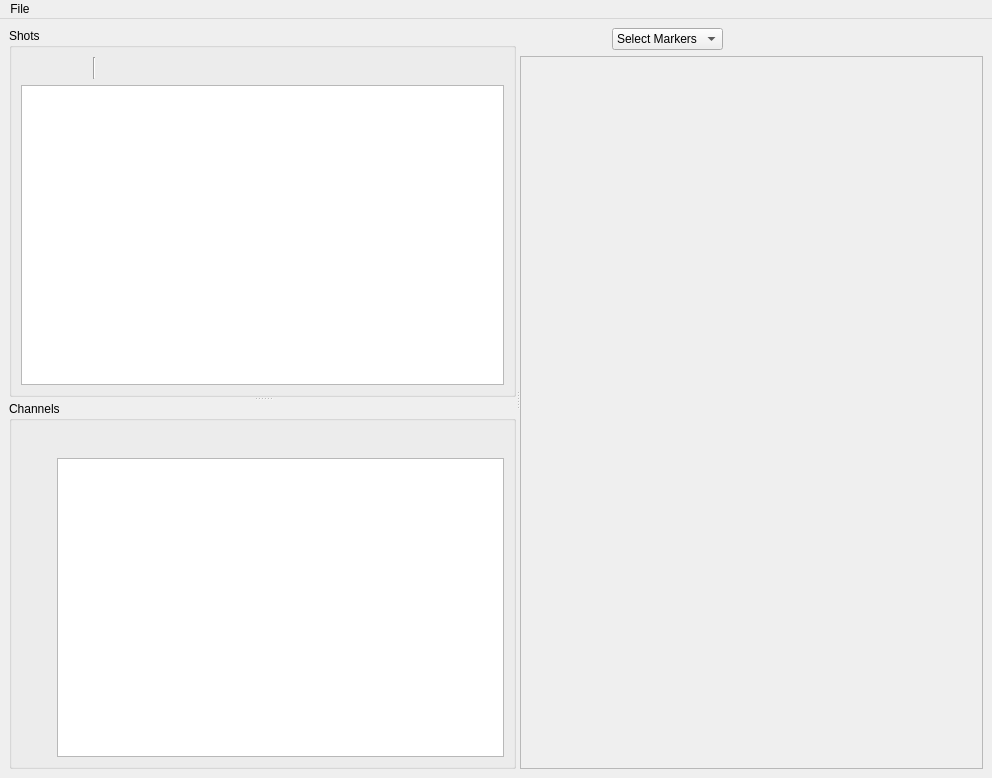
<?xml version="1.0" encoding="UTF-8"?>
<ui version="4.0">
 <class>MainWindow</class>
 <widget class="QMainWindow" name="MainWindow">
  <property name="geometry">
   <rect>
    <x>0</x>
    <y>0</y>
    <width>992</width>
    <height>778</height>
   </rect>
  </property>
  <property name="windowTitle">
   <string>runviewer - the labscript suite</string>
  </property>
  <property name="windowIcon">
   <iconset>
    <normaloff>:/qtutils/custom/runviewer.png</normaloff>:/qtutils/custom/runviewer.png</iconset>
  </property>
  <property name="styleSheet">
   <string notr="true">QPushButton {
     border: none;
     padding: 4px;
 }

QPushButton:hover {
     background-color: qlineargradient(x1: 0, y1: 0, x2: 0, y2: 1,
                                       stop: 0 #f6f7fa, stop: 1 #dadbde);
     border: 1px solid #8f8f91;
     border-radius: 3px;
 }

 QPushButton:pressed {
     background-color: qlineargradient(x1: 0, y1: 0, x2: 0, y2: 1,
                                       stop: 0 #dadbde, stop: 1 #f6f7fa);
     border: 1px solid #8f8f91;
     border-radius: 3px;
 }

QPushButton:checked {
     background-color: #dadbde;
     border: 1px solid #8f8f91;
     border-radius: 3px;
 }

QPushButton:hover:checked {
     background-color: qlineargradient(x1: 0, y1: 0, x2: 0, y2: 1,
                                       stop: 0 #dadbde, stop: 1 #f6f7fa);
     border: 1px solid #8f8f91;
     border-radius: 3px;
 }

QToolButton {
     border: none;
     padding: 2px;
 }

QToolButton:hover {
     background-color: qlineargradient(x1: 0, y1: 0, x2: 0, y2: 1,
                                       stop: 0 #f6f7fa, stop: 1 #dadbde);
     border: 1px solid #8f8f91;
     border-radius: 3px;
 }

 QToolButton:pressed {
     background-color: qlineargradient(x1: 0, y1: 0, x2: 0, y2: 1,
                                       stop: 0 #dadbde, stop: 1 #f6f7fa);
     border: 1px solid #8f8f91;
     border-radius: 3px;
 }

QToolButton:checked {
     background-color: #dadbde;
     border: 1px solid #8f8f91;
     border-radius: 3px;
 }

QToolButton:hover:checked {
     background-color: qlineargradient(x1: 0, y1: 0, x2: 0, y2: 1,
                                       stop: 0 #dadbde, stop: 1 #f6f7fa);
     border: 1px solid #8f8f91;
     border-radius: 3px;
 }</string>
  </property>
  <property name="tabShape">
   <enum>QTabWidget::Rounded</enum>
  </property>
  <widget class="QWidget" name="centralwidget">
   <layout class="QVBoxLayout" name="verticalLayout_6">
    <item>
     <widget class="QSplitter" name="splitter">
      <property name="orientation">
       <enum>Qt::Horizontal</enum>
      </property>
      <widget class="QSplitter" name="splitter_2">
       <property name="orientation">
        <enum>Qt::Vertical</enum>
       </property>
       <widget class="QGroupBox" name="groupBox">
        <property name="title">
         <string>Shots</string>
        </property>
        <layout class="QVBoxLayout" name="verticalLayout_4">
         <item>
          <layout class="QHBoxLayout" name="horizontalLayout">
           <item>
            <widget class="QPushButton" name="add_shot">
             <property name="maximumSize">
              <size>
               <width>30</width>
               <height>16777215</height>
              </size>
             </property>
             <property name="toolTip">
              <string>Add new shots</string>
             </property>
             <property name="text">
              <string/>
             </property>
            </widget>
           </item>
           <item>
            <widget class="QPushButton" name="delete_shot">
             <property name="maximumSize">
              <size>
               <width>30</width>
               <height>16777215</height>
              </size>
             </property>
             <property name="toolTip">
              <string>Delete selected shots</string>
             </property>
             <property name="text">
              <string/>
             </property>
            </widget>
           </item>
           <item>
            <widget class="Line" name="line">
             <property name="orientation">
              <enum>Qt::Vertical</enum>
             </property>
            </widget>
           </item>
           <item>
            <widget class="QPushButton" name="enable_selected_shots">
             <property name="toolTip">
              <string>Tick selected shots</string>
             </property>
             <property name="text">
              <string/>
             </property>
            </widget>
           </item>
           <item>
            <widget class="QPushButton" name="disable_selected_shots">
             <property name="toolTip">
              <string>Untick selected shots</string>
             </property>
             <property name="text">
              <string/>
             </property>
            </widget>
           </item>
           <item>
            <spacer name="horizontalSpacer">
             <property name="orientation">
              <enum>Qt::Horizontal</enum>
             </property>
             <property name="sizeHint" stdset="0">
              <size>
               <width>40</width>
               <height>20</height>
              </size>
             </property>
            </spacer>
           </item>
          </layout>
         </item>
         <item>
          <widget class="QTreeView" name="shot_treeview">
           <property name="editTriggers">
            <set>QAbstractItemView::DoubleClicked|QAbstractItemView::EditKeyPressed|QAbstractItemView::SelectedClicked</set>
           </property>
           <property name="selectionMode">
            <enum>QAbstractItemView::ExtendedSelection</enum>
           </property>
           <property name="textElideMode">
            <enum>Qt::ElideLeft</enum>
           </property>
          </widget>
         </item>
        </layout>
       </widget>
       <widget class="QGroupBox" name="groupBox_2">
        <property name="title">
         <string>Channels</string>
        </property>
        <layout class="QGridLayout" name="gridLayout">
         <item row="0" column="1">
          <layout class="QHBoxLayout" name="horizontalLayout_2">
           <item>
            <widget class="QPushButton" name="group_channel">
             <property name="toolTip">
              <string>Group selected channels</string>
             </property>
             <property name="text">
              <string/>
             </property>
            </widget>
           </item>
           <item>
            <widget class="QPushButton" name="delete_group">
             <property name="toolTip">
              <string>Delete selected group</string>
             </property>
             <property name="text">
              <string/>
             </property>
            </widget>
           </item>
           <item>
            <spacer name="horizontalSpacer_2">
             <property name="orientation">
              <enum>Qt::Horizontal</enum>
             </property>
             <property name="sizeHint" stdset="0">
              <size>
               <width>40</width>
               <height>20</height>
              </size>
             </property>
            </spacer>
           </item>
          </layout>
         </item>
         <item row="1" column="1">
          <widget class="QTreeView" name="channel_treeview">
           <property name="editTriggers">
            <set>QAbstractItemView::NoEditTriggers</set>
           </property>
           <property name="selectionMode">
            <enum>QAbstractItemView::ExtendedSelection</enum>
           </property>
           <property name="sortingEnabled">
            <bool>false</bool>
           </property>
          </widget>
         </item>
         <item row="1" column="0">
          <layout class="QVBoxLayout" name="verticalLayout">
           <item>
            <spacer name="verticalSpacer_2">
             <property name="orientation">
              <enum>Qt::Vertical</enum>
             </property>
             <property name="sizeHint" stdset="0">
              <size>
               <width>20</width>
               <height>40</height>
              </size>
             </property>
            </spacer>
           </item>
           <item>
            <widget class="QPushButton" name="channel_move_to_top">
             <property name="maximumSize">
              <size>
               <width>30</width>
               <height>16777215</height>
              </size>
             </property>
             <property name="toolTip">
              <string>Move to top</string>
             </property>
             <property name="text">
              <string/>
             </property>
            </widget>
           </item>
           <item>
            <widget class="QPushButton" name="channel_move_up">
             <property name="maximumSize">
              <size>
               <width>30</width>
               <height>16777215</height>
              </size>
             </property>
             <property name="toolTip">
              <string>Move up</string>
             </property>
             <property name="text">
              <string/>
             </property>
            </widget>
           </item>
           <item>
            <widget class="QPushButton" name="channel_move_down">
             <property name="maximumSize">
              <size>
               <width>30</width>
               <height>16777215</height>
              </size>
             </property>
             <property name="toolTip">
              <string>Move down</string>
             </property>
             <property name="text">
              <string/>
             </property>
            </widget>
           </item>
           <item>
            <widget class="QPushButton" name="channel_move_to_bottom">
             <property name="maximumSize">
              <size>
               <width>30</width>
               <height>16777215</height>
              </size>
             </property>
             <property name="toolTip">
              <string>Move to bottom</string>
             </property>
             <property name="text">
              <string/>
             </property>
            </widget>
           </item>
           <item>
            <spacer name="verticalSpacer">
             <property name="orientation">
              <enum>Qt::Vertical</enum>
             </property>
             <property name="sizeHint" stdset="0">
              <size>
               <width>20</width>
               <height>40</height>
              </size>
             </property>
            </spacer>
           </item>
          </layout>
         </item>
        </layout>
       </widget>
      </widget>
      <widget class="QWidget" name="layoutWidget">
       <layout class="QVBoxLayout" name="verticalLayout_2">
        <item>
         <layout class="QHBoxLayout" name="horizontalLayout_3">
          <item>
           <widget class="QPushButton" name="reset_x_axis">
            <property name="toolTip">
             <string>Reset time axis</string>
            </property>
            <property name="text">
             <string/>
            </property>
           </widget>
          </item>
          <item>
           <widget class="QPushButton" name="reset_y_axis">
            <property name="toolTip">
             <string>Reset Y axis</string>
            </property>
            <property name="text">
             <string/>
            </property>
           </widget>
          </item>
          <item>
           <widget class="QComboBox" name="markers_comboBox">
            <item>
             <property name="text">
              <string>Select Markers</string>
             </property>
            </item>
           </widget>
          </item>
          <item>
           <widget class="QPushButton" name="non_linear_time">
            <property name="toolTip">
             <string>Nonlinear Time</string>
            </property>
            <property name="checkable">
             <bool>true</bool>
            </property>
           </widget>
          </item>
          <item>
           <spacer name="horizontalSpacer_3">
            <property name="orientation">
             <enum>Qt::Horizontal</enum>
            </property>
            <property name="sizeHint" stdset="0">
             <size>
              <width>40</width>
              <height>20</height>
             </size>
            </property>
           </spacer>
          </item>
         </layout>
        </item>
        <item>
         <widget class="QScrollArea" name="scrollArea_2">
          <property name="verticalScrollBarPolicy">
           <enum>Qt::ScrollBarAsNeeded</enum>
          </property>
          <property name="horizontalScrollBarPolicy">
           <enum>Qt::ScrollBarAlwaysOff</enum>
          </property>
          <property name="widgetResizable">
           <bool>true</bool>
          </property>
          <widget class="QWidget" name="scrollAreaWidgetContents_6">
           <property name="geometry">
            <rect>
             <x>0</x>
             <y>0</y>
             <width>264</width>
             <height>706</height>
            </rect>
           </property>
           <layout class="QVBoxLayout" name="verticalLayout_5">
            <property name="spacing">
             <number>0</number>
            </property>
            <property name="margin">
             <number>0</number>
            </property>
            <item>
             <layout class="QVBoxLayout" name="verticalLayout_3">
              <property name="spacing">
               <number>0</number>
              </property>
              <item>
               <layout class="QVBoxLayout" name="plot_layout">
                <property name="spacing">
                 <number>0</number>
                </property>
               </layout>
              </item>
              <item>
               <spacer name="verticalSpacer_3">
                <property name="orientation">
                 <enum>Qt::Vertical</enum>
                </property>
                <property name="sizeHint" stdset="0">
                 <size>
                  <width>20</width>
                  <height>40</height>
                 </size>
                </property>
               </spacer>
              </item>
             </layout>
            </item>
           </layout>
          </widget>
         </widget>
        </item>
       </layout>
      </widget>
     </widget>
    </item>
   </layout>
  </widget>
  <widget class="QMenuBar" name="menubar">
   <property name="geometry">
    <rect>
     <x>0</x>
     <y>0</y>
     <width>992</width>
     <height>21</height>
    </rect>
   </property>
   <widget class="QMenu" name="menuFile">
    <property name="title">
     <string>File</string>
    </property>
    <addaction name="actionOpen_Shot"/>
    <addaction name="separator"/>
    <addaction name="actionLoad_channel_config"/>
    <addaction name="actionSave_channel_config"/>
    <addaction name="separator"/>
    <addaction name="actionQuit"/>
   </widget>
   <addaction name="menuFile"/>
  </widget>
  <action name="actionOpen_Shot">
   <property name="text">
    <string>Open Shot</string>
   </property>
  </action>
  <action name="actionSave_runviewer_state">
   <property name="text">
    <string>Save runviewer state</string>
   </property>
  </action>
  <action name="actionLoad_runviewer_state">
   <property name="text">
    <string>Load runviewer state</string>
   </property>
  </action>
  <action name="actionQuit">
   <property name="text">
    <string>Quit</string>
   </property>
  </action>
  <action name="actionLoad_channel_config">
   <property name="text">
    <string>Load channel config</string>
   </property>
  </action>
  <action name="actionSave_channel_config">
   <property name="text">
    <string>Save channel config</string>
   </property>
  </action>
 </widget>
 <resources>
  <include location="../../Anaconda/Lib/site-packages/qtutils/icons/icons.qrc"/>
 </resources>
 <connections/>
</ui>
